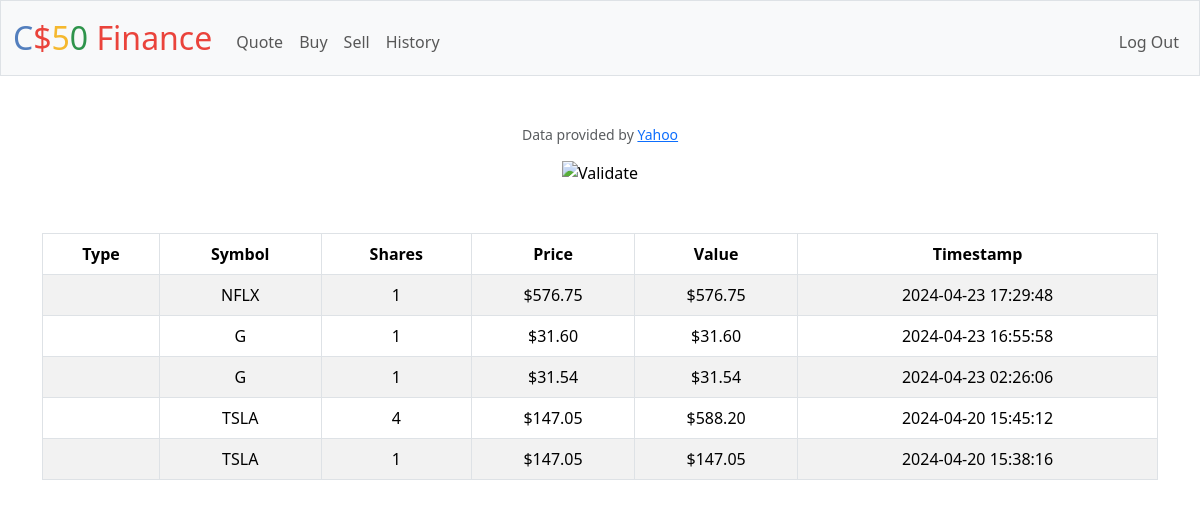
Screenshot of /history (signed in) with the database file from the repository.
### tables this page shows
CREATE TABLE transactions (
    transaction_id INTEGER PRIMARY KEY AUTOINCREMENT,
    user_id INTEGER NOT NULL,
    symbol TEXT NOT NULL,
    shares INTEGER NOT NULL,
    price NUMERIC NOT NULL,
    created_at TIMESTAMP DEFAULT CURRENT_TIMESTAMP,
    FOREIGN KEY (user_id) REFERENCES users(id)
);

### app.py (the view)
@app.route("/history")
@login_required
def history():
    transactions = db.execute("SELECT * FROM transactions WHERE user_id = :user_id ORDER BY created_at DESC", user_id=session["user_id"])
    return render_template("history.html", transactions=transactions)

### app.py (called while the page is built)
@app.after_request
def after_request(response):
    response.headers["Cache-Control"] = "no-cache, no-store, must-revalidate"
    response.headers["Expires"] = 0
    response.headers["Pragma"] = "no-cache"
    return response

### helpers.py (called while the page is built)
def login_required(f):
    @wraps(f)
    def decorated_function(*args, **kwargs):
        if session.get("user_id") is None:
            return redirect("/login")
        return f(*args, **kwargs)
    return decorated_function

def usd(value):
    return f"${value:,.2f}"

### templates/history.html (shortened to what this page needs)
{% extends "layout.html" %}
{% block main %}
    <table class="table table-bordered table-striped">
        <thead>
            <tr>
                <th>Type</th>
                <th>Symbol</th>
                <th>Shares</th>
                <th>Price</th>
                <th>Value</th>
                <th>Timestamp</th>
            </tr>
        </thead>
        <tbody>
            {% for transaction in transactions %}
                <tr>
                    <td>{{ transaction.type }}</td>
                    <td>{{ transaction.symbol }}</td>
                    <td>{{ transaction.shares }}</td>
                    <td>{{ transaction.price|usd }}</td>
                    <td>{{ (transaction.shares * transaction.price)|usd }}</td>
                    <td>{{ transaction.created_at }}</td>
                </tr>
            {% endfor %}
        </tbody>
{% endblock %}

### rows the page displays
transactions: (transaction.shares*transaction.price)|usd "$576.75"
transactions: (transaction.shares*transaction.price)|usd "$31.60"
transactions: (transaction.shares*transaction.price)|usd "$31.54"
transactions: (transaction.shares*transaction.price)|usd "$588.20"
transactions: (transaction.shares*transaction.price)|usd "$147.05"
